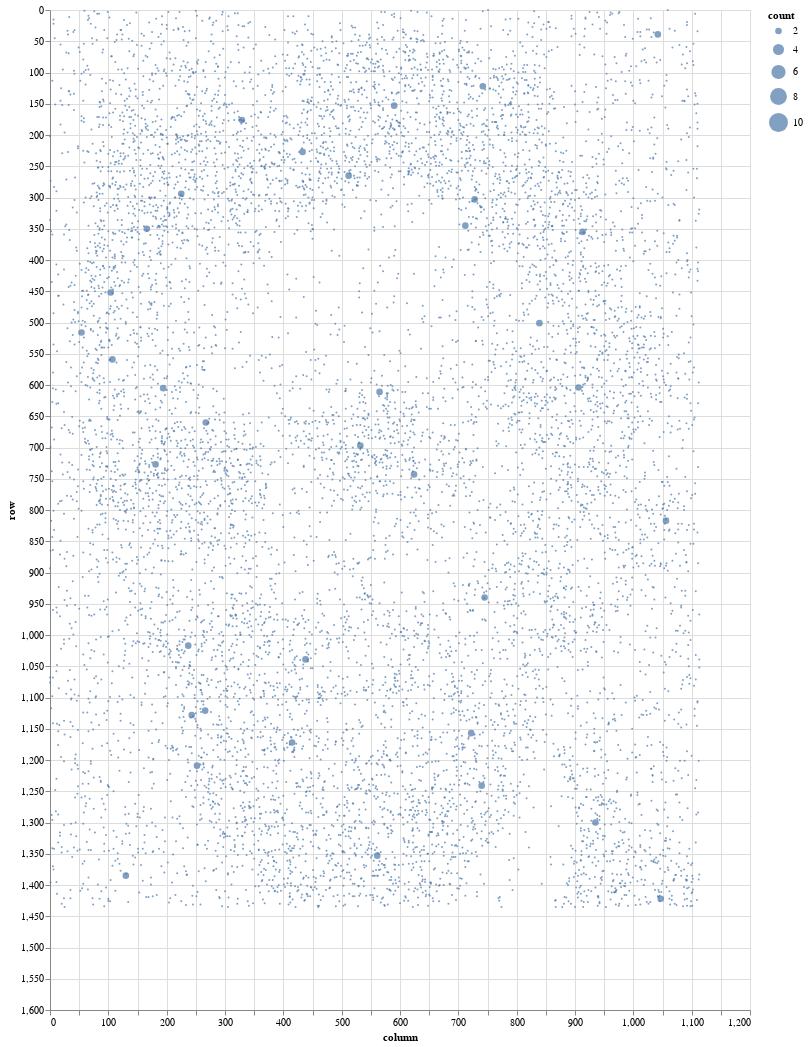

The code cell stored with this chart in its notebook:
### Code cell
alt.Chart(counts).mark_circle(size=10).encode(
    x=alt.X('column'),
    y=alt.Y('row', sort='descending'),
    size=alt.Size('count', scale=alt.Scale(domain=[1, 10]))
    ).properties(width=700, height=1000)

### Figure 1 — Vega-Lite specification as saved in the notebook (floating-point values rounded to 4 significant figures; data arrays with more than 128 entries replaced by an {"elided": "..."} marker saying what was removed)
{"config": {"view": {"continuousWidth": 400, "continuousHeight": 300}}, "data": {"name": "data-460f7152036ca8f522d23e6d5e8aa5ab"}, "mark": {"type": "circle", "size": 10}, "encoding": {"size": {"type": "quantitative", "field": "count", "scale": {"domain": [1, 10]}}, "x": {"type": "quantitative", "field": "column"}, "y": {"type": "quantitative", "field": "row", "sort": "descending"}}, "height": 1000, "width": 700, "$schema": "https://vega.github.io/schema/vega-lite/v4.8.1.json", "datasets": {"data-460f7152036ca8f522d23e6d5e8aa5ab": {"elided": "9964 records"}}}
